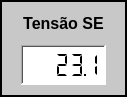
  <widget class="QFrame" name="frame_tensaoSE">
   <property name="geometry">
    <rect>
     <x>1393</x>
     <y>360</y>
     <width>127</width>
     <height>97</height>
    </rect>
   </property>
   <property name="styleSheet">
    <string notr="true">background-color: rgba(200, 200, 200);</string>
   </property>
   <property name="frameShape">
    <enum>QFrame::Box</enum>
   </property>
   <property name="frameShadow">
    <enum>QFrame::Plain</enum>
   </property>
   <property name="lineWidth">
    <number>2</number>
   </property>
   <widget class="QWidget" name="layoutWidget_17">
    <property name="geometry">
     <rect>
      <x>3</x>
      <y>3</y>
      <width>121</width>
      <height>91</height>
     </rect>
    </property>
    <layout class="QGridLayout" name="gridLayout_tensaoSE" columnstretch="0">
     <property name="leftMargin">
      <number>0</number>
     </property>
     <property name="topMargin">
      <number>0</number>
     </property>
     <property name="rightMargin">
      <number>0</number>
     </property>
     <property name="bottomMargin">
      <number>0</number>
     </property>
     <property name="spacing">
      <number>0</number>
     </property>
     <item row="0" column="0">
      <widget class="QLabel" name="label_tensaoSE">
       <property name="sizePolicy">
        <sizepolicy hsizetype="Fixed" vsizetype="Fixed">
         <horstretch>0</horstretch>
         <verstretch>0</verstretch>
        </sizepolicy>
       </property>
       <property name="maximumSize">
        <size>
         <width>150</width>
         <height>28</height>
        </size>
       </property>
       <property name="sizeIncrement">
        <size>
         <width>0</width>
         <height>0</height>
        </size>
       </property>
       <property name="font">
        <font>
         <pointsize>12</pointsize>
         <weight>75</weight>
         <bold>true</bold>
         <underline>false</underline>
        </font>
       </property>
       <property name="styleSheet">
        <string notr="true">background-color: transparent;</string>
       </property>
       <property name="text">
        <string>&lt;html&gt;&lt;head/&gt;&lt;body&gt;&lt;p align=&quot;center&quot;&gt;Tensão SE&lt;/p&gt;&lt;/body&gt;&lt;/html&gt;</string>
       </property>
       <property name="wordWrap">
        <bool>true</bool>
       </property>
      </widget>
     </item>
     <item row="1" column="0" alignment="Qt::AlignHCenter">
      <widget class="QLCDNumber" name="lcdNumber_tensaoSE">
       <property name="sizePolicy">
        <sizepolicy hsizetype="Minimum" vsizetype="Fixed">
         <horstretch>64</horstretch>
         <verstretch>31</verstretch>
        </sizepolicy>
       </property>
       <property name="minimumSize">
        <size>
         <width>85</width>
         <height>40</height>
        </size>
       </property>
       <property name="maximumSize">
        <size>
         <width>85</width>
         <height>16777215</height>
        </size>
       </property>
       <property name="font">
        <font>
         <weight>50</weight>
         <bold>false</bold>
        </font>
       </property>
       <property name="autoFillBackground">
        <bool>false</bool>
       </property>
       <property name="styleSheet">
        <string notr="true">background-color: rgb(255, 255, 255);</string>
       </property>
       <property name="frameShape">
        <enum>QFrame::WinPanel</enum>
       </property>
       <property name="frameShadow">
        <enum>QFrame::Sunken</enum>
       </property>
       <property name="smallDecimalPoint">
        <bool>true</bool>
       </property>
       <property name="digitCount">
        <number>5</number>
       </property>
       <property name="segmentStyle">
        <enum>QLCDNumber::Flat</enum>
       </property>
       <property name="value" stdset="0">
        <double>23.100000000000001</double>
       </property>
      </widget>
     </item>
    </layout>
   </widget>
  </widget>
